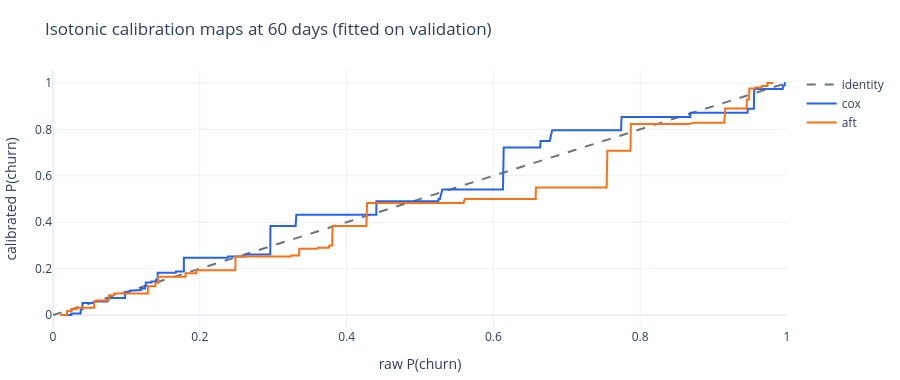

Notebook source saved alongside this figure:
### Markdown cell above
## 8. Calibration

The calibrators were fitted on validation right after tuning. Here is what they do:

- the isotonic map at the 60-day horizon (raw probability in, calibrated probability out);
- reliability on test before and after: predicted against observed churn rate by risk
  decile, where a perfectly calibrated model lies on the diagonal;
- the mean absolute gap between predicted and observed churn rate across the deciles, at
  every scoring horizon.

Whether calibration changes the metrics by more than noise is tested in step 9.

### Code cell
fig = go.Figure(line([0, 1], [0, 1], "identity", GREY, "dash"))
for name, calibrator in calibrators.items():
    raw_probability, calibrated_probability = calibrator.knots_[K_HORIZON]
    fig.add_trace(line(raw_probability, calibrated_probability, name, COLORS[name]))
show(
    fig,
    f"Isotonic calibration maps at {HORIZON} days (fitted on validation)",
    "raw P(churn)",
    "calibrated P(churn)",
    height=380,
)
